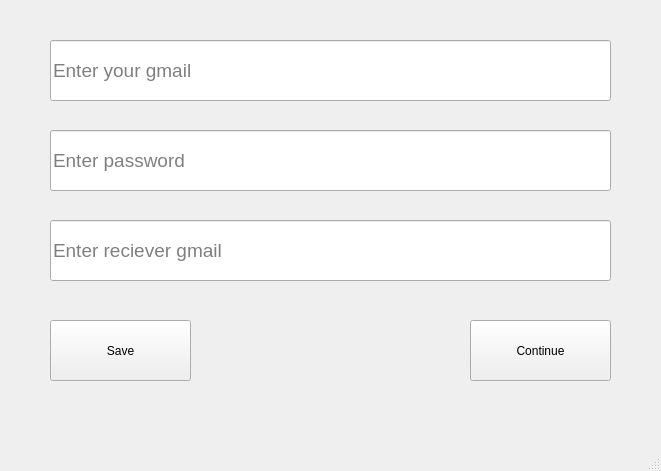
<?xml version="1.0" encoding="UTF-8"?>
<ui version="4.0">
 <class>MainWindow</class>
 <widget class="QMainWindow" name="MainWindow">
  <property name="geometry">
   <rect>
    <x>0</x>
    <y>0</y>
    <width>661</width>
    <height>471</height>
   </rect>
  </property>
  <property name="windowTitle">
   <string>MainWindow</string>
  </property>
  <widget class="QWidget" name="centralwidget">
   <widget class="QLineEdit" name="lineEdit">
    <property name="geometry">
     <rect>
      <x>50</x>
      <y>40</y>
      <width>561</width>
      <height>61</height>
     </rect>
    </property>
    <property name="font">
     <font>
      <pointsize>14</pointsize>
     </font>
    </property>
    <property name="placeholderText">
     <string>Enter your gmail</string>
    </property>
   </widget>
   <widget class="QPushButton" name="pushButton">
    <property name="geometry">
     <rect>
      <x>50</x>
      <y>320</y>
      <width>141</width>
      <height>61</height>
     </rect>
    </property>
    <property name="text">
     <string>Save</string>
    </property>
   </widget>
   <widget class="QLineEdit" name="lineEdit_2">
    <property name="geometry">
     <rect>
      <x>50</x>
      <y>130</y>
      <width>561</width>
      <height>61</height>
     </rect>
    </property>
    <property name="font">
     <font>
      <pointsize>14</pointsize>
     </font>
    </property>
    <property name="placeholderText">
     <string>Enter password</string>
    </property>
   </widget>
   <widget class="QLineEdit" name="lineEdit_3">
    <property name="geometry">
     <rect>
      <x>50</x>
      <y>220</y>
      <width>561</width>
      <height>61</height>
     </rect>
    </property>
    <property name="font">
     <font>
      <pointsize>14</pointsize>
     </font>
    </property>
    <property name="whatsThis">
     <string/>
    </property>
    <property name="placeholderText">
     <string>Enter reciever gmail</string>
    </property>
   </widget>
   <widget class="QPushButton" name="pushButton_2">
    <property name="geometry">
     <rect>
      <x>470</x>
      <y>320</y>
      <width>141</width>
      <height>61</height>
     </rect>
    </property>
    <property name="text">
     <string>Continue</string>
    </property>
   </widget>
  </widget>
  <widget class="QMenuBar" name="menubar">
   <property name="geometry">
    <rect>
     <x>0</x>
     <y>0</y>
     <width>661</width>
     <height>21</height>
    </rect>
   </property>
  </widget>
  <widget class="QStatusBar" name="statusbar"/>
 </widget>
 <resources/>
 <connections/>
</ui>
